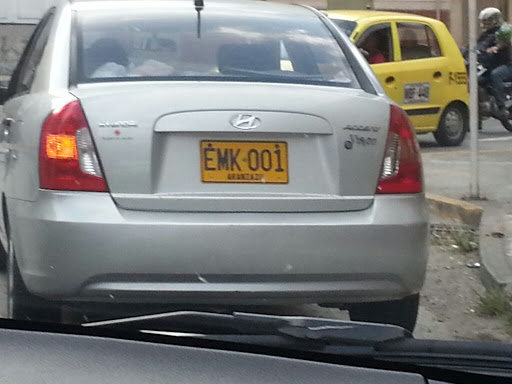
#> input picture images_Placas/EMK001_Internet.jpg, 512 x 384 px; its folder holds only this picture in this run
$ python plate_detect.py
#> lines starting #> are read from the running program, lines starting #| are printed output that depends on the picture; after the words box and inside, x2 and y2 are one past the last pixel; in counts of white or black regions, pixels touching at a corner belong together
# Librerías
import cv2
import numpy as np
import pytesseract
import glob
import re
import imutils

#Para windows, hay que especificar la ruta de tesseract
pytesseract.pytesseract.tesseract_cmd = r'C:\Program Files\Tesseract-OCR\tesseract.exe'

#open files images jpg
def load_images(path_name):
    """
    - Name: load_images
    - Description: Carga las imagenes jpg del Path seleccionado
    - Parameters:
        - path_name: nombre del path o la ruta de la carpeta
    - Returns:
        - names: Lista con los archivos jpg que contenga el path
        - iterations: número de imágenes, tamaño de names
    """
    names = glob.glob(path_name+"*.jpg")
    print("Imágenes detectadas: ", len(names))
    iterations = range(len(names))
    return names, iterations

def read_and_filter_images(name):
    """
    - Name: read_and_filter_images
    - Description: Lee y filtra las imagenes.
        - Se aplica primero un filtro para reducir el ruido de la imagen mientras
            se preservan los bordes nítidos (bilateralFilter).
        - Luego se aplica un filtro HSV para segmentar y manipular imágenes en
            función de los colores. Hue (tono), Saturation (saturación) y Value (valor o brillo)
    - Parameters:
        - names: nombre de la imagen
    - Returns:
        - img: imagen original
        - img_filterHSV: imagen filtrada
    """
#> called with name = 'images_Placas/EMK001_Internet.jpg'
    img = cv2.imread(name)  # Se lee la imagen
#> img is the input picture: shape (384, 512, 3); mean B, G, R 125.5, 126.9, 126
    img_clean = cv2.bilateralFilter(img.copy(), -1, 5, 5)  # Se reduce el ruido
    # Definir los valores para el filtro HSV
    lower = np.array([35/2,90,90])
    upper = np.array([90/2,255,255])
    hsv = cv2.cvtColor(img_clean.copy(), cv2.COLOR_BGR2HSV)
#> hsv: shape (384, 512, 3); mean H, S, V 85.1, 38.4, 134.6
    # Aplicación del umbral para obtener colores específicos
    hsv_mask = cv2.inRange(hsv.copy(), lower, upper)
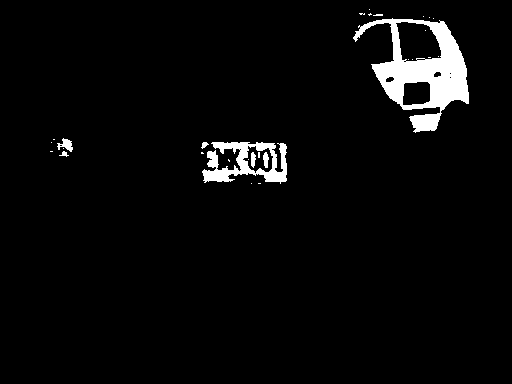
#> hsv_mask: shape (384, 512); 3.7% white; 29 white regions (22 under 20 px), largest, box (x1, y1, x2, y2) and area: (353, 18, 469, 133) 5119, (202, 142, 287, 184) 1768, (57, 138, 73, 152) 116
    # Aplicar las operaciones morfológicas
    struct_elem_mask = cv2.getStructuringElement(cv2.MORPH_RECT,(20,20))
    closing_mask = cv2.morphologyEx(hsv_mask.copy(),
                                    cv2.MORPH_CLOSE,struct_elem_mask)  # para cerrar pequeños agujeros dentro de los objetos
#> closing_mask: shape (384, 512); 5% white; 3 white regions, box (x1, y1, x2, y2) and area: (354, 0, 470, 134) 6137, (202, 143, 288, 185) 3408, (51, 139, 74, 158) 307
    opening_mask = cv2.morphologyEx(closing_mask,
                                    cv2.MORPH_OPEN,struct_elem_mask)  # para eliminar pequeños objetos dentro del área de interés
#> opening_mask: shape (384, 512); 3.9% white; 2 white regions, box (x1, y1, x2, y2) and area: (382, 42, 469, 133) 4261, (204, 144, 289, 186) 3399
    img_filterHSV =  cv2.bitwise_and(img_clean,img_clean, mask=opening_mask)
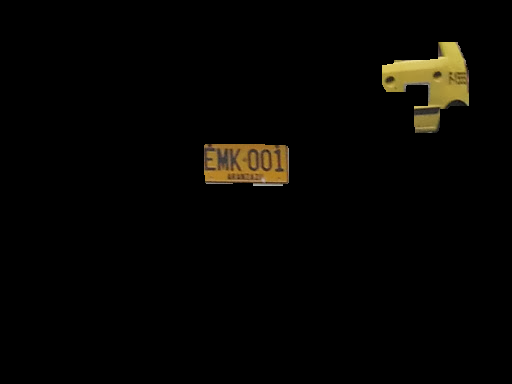
#> img_filterHSV: shape (384, 512, 3); mean B, G, R 2.3, 4.8, 5.8
    return img, img_filterHSV

def border_detect_and_count(image, sigma= 0.99):
    """
    - NAME: border_detect_and_count
    - DESCRIPTION: Detección de bordes utilizando el algoritmo de Canny
    con umbrales superior e inferior generados estadísticamente.
    - PARAMETERS:
        - image: imagen de entrada para detectar bordes
        - sigma: valor de sigma para calcular los umbrales según el valor mediano
    - RETURNS:
        - bordes: imagen filtrada de salida del mismo tamaño que la entrada
        con los bordes
    """
#> called with sigma = 0.99
    v = np.median(image)  # Cálculo de la mediana de las intensidades de píxeles
#> v = 0
    # Aplicación automática de la detección de bordes de Canny usando la mediana
    lower = int(max(0, (1.0 - sigma) * v))
#> lower = 0
    upper = int(min(255, (1.0 + sigma) * v))
#> upper = 0
    edged = cv2.Canny(image, lower, upper)
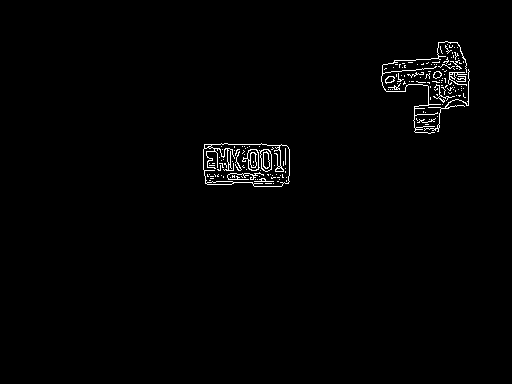
#> edged: shape (384, 512); 1.2% white in thin lines or dots, all inside (x1, y1, x2, y2) = (203, 41, 470, 187)
    contours, _ = cv2.findContours(edged.copy(), cv2.RETR_EXTERNAL,
                                           cv2.CHAIN_APPROX_SIMPLE)  # encontrar contornos. RETR_EXTERNAL recupera solo los contornos externos y descarta los contornos anidados.
#> contours = 98 contours, 92 with area under 20; largest, box (x1, y1, x2, y2) and area: (203, 143, 290, 187) 3394, (385, 76, 395, 84) 46, (433, 71, 442, 79) 42, (448, 72, 467, 86) 36, (381, 41, 467, 134) 22, (424, 69, 470, 132) 20
    return contours

def get_boxes_and_filter5(img_original, contours):
    """
    - NAME: get_boxes_and_filter5
    - DESCRIPTION: Obtención de los recuadros de los bordes encontrados
    y se escogen los 5 bordes con áreas más grandes. También se grafica los 5 recuadros sobre la imagen
    - PARAMETERS:
        - img_original: imagen original
        - contours: contronos encontrados en la imagen
    - RETURNS:
        - contours5: contiene 5 contornos de los recuadros con las mayores áreas
    """
    # Se obtienen los recuadros para cada contorno encontrado en la imagen
    rectangles_pre = []
    for j in range(len(contours)):
        rect = cv2.minAreaRect(contours[j])
        approx = cv2.boxPoints(rect)
        approx = approx.astype(int)  # MOD EDU
        rectangles_pre.append(approx.reshape(4,1,2))
    # Filtrado de los 5 recuadros con mayor área de cuadro, "ojito, puede cambiar dependiendo de la distacia de las placas en las imágenes"
    contours5 = sorted(rectangles_pre,key=cv2.contourArea, reverse = True)[:5]
    # Se dibuja la imagen de los 5 recuadros
    area5_contours = cv2.drawContours(img_original.copy(), contours5,
                                       -1, (0, 255, 0), 2)
    cv2.imshow('5_recuadros', area5_contours)
    return contours5

def filter_aspectratio(contours):
    """
    - NAME: filter_aspectratio
    - DESCRIPTION: Se filtran los recuadros por el por su aspect ratio
    - PARAMETERS:
        - contours: contronos encontrados en la imagen
    - RETURNS:
        - the_rectangle: contiene el recuadro de la placa
    """
    error = 100
    for i in range(len(contours)):
        rect = cv2.minAreaRect(contours[i])  # Calcula el rectángulo de área mínima que puede encerrar el contorno actual (con rotación permitida).
        approx = cv2.boxPoints(rect)  # Obtiene los cuatro puntos del rectángulo rotado.
        approx = approx.astype(int)  # Convierte las coordenadas a enteros.
        [x, y, w, h] = cv2.boundingRect(approx)  # Calcula las medidas del cuadro delimitador sin rotación.
        aspect_ratio = w/h  # Se calcula el aspect ratio
        #### Para colombia las medidas de las placas son 330 mm de ancho y 160 mm de alto
        aspect_error = abs(2-aspect_ratio)  # es la diferencia absoluta entre la relación de aspecto calculada y la relación de aspecto teórica deseada que es 2
        # Se deja el recuadro con el menor error
        if(aspect_error < error):  # Si el aspect_error actual es menor que el error anterior, se actualiza el error y se guarda el cuadro delimitador
            error = aspect_error
            the_rectangle = approx.reshape(4,1,2)
        # [7 lines of commented-out code are left out]
        return the_rectangle

def transformada_perspectiva(img, bound):
    """
    - NAME: transformada_perspectiva
    - DESCRIPTION: Esta función realiza una transformación de perspectiva en una placa utilizando
    una imagen original y un cuadro delimitador de 4 puntos.
    - PARAMETERS:
        - img: imagen original
        - bound: 4 puntos del recuadro de la placa
    - RETURNS:
        - warped: contiene la transformada de perspectiva
        - corner_plate: Esquinas de la placa
    """
    # Se halla la forma de la imagen
    h, w, _ = img.shape
    # Se halla las coordenadas de la imagen
    img_corners= np.float32(np.array([[0,0],
                           [w-1,0],
                           [w-1, h-1],
                           [0, h-1]]))

    # Ordenar los puntos en sentido de las agujas del reloj
    rect = np.zeros((4, 2), dtype="float32")  # Crea una lista de coordenadas que estará ordenada en el sentido de las agujas del reloj: la primera entrada será la esquina superior izquierda
    s = bound.sum(axis=1)
    rect[0] = bound[np.argmin(s)]
    rect[2] = bound[np.argmax(s)]
    diff = np.diff(bound, axis=1)
    rect[1] = bound[np.argmin(diff)]
    rect[3] = bound[np.argmax(diff)]
    # Ya se han ordenado los puntos en sentido de las agujas del reloj
    bound2 = rect

    # Redimensionar el tamaño del recuadro
    plate_2 = img.copy()
    xt = 0
    yt = 0
    bound3 = np.array([[bound2[0,0]-xt, bound2[0,1]-yt],
                       [bound2[1,0]+xt, bound2[1,1]-yt],
                       [bound2[2,0]+xt, bound2[2,1]+yt],
                       [bound2[3,0]-xt, bound2[3,1]+yt]], dtype=np.uint16)

    bound3_f = np.float32(bound3)

    # Obtener la matriz de transformación de perspectiva
    T = cv2.getPerspectiveTransform(bound3_f, img_corners)

    # Retornar la imagen transformada y la imagen original con las esquinas del cuadro delimitador
    warped = cv2.warpPerspective(img.copy(), T, (w,h))

    # RETURN warped image and original image+corners of bounding box
    return warped

def plate_processing(plate):
    """
    - NAME: plate_processing
    - DESCRIPTION: Esta función procesa la imagen de la placa detectada.
    La convierte a escala de grises, la filtra para eliminar ruido y resaltar los caracteres
    - PARAMETERS:
        - plate: imagen de la placa
    - RETURNS:
        - final: imagen de la placa procesada
    """
    gray = cv2.cvtColor(plate, cv2.COLOR_BGR2GRAY) # Convertimos la imagen a escala de grises
    # Aplicamos thresholding automático con el algoritmo de Otsu. Esto hará que el texto se vea blanco, y los elementos
    # del fondo sean menos prominentes.
    thresholded = cv2.threshold(gray, 0, 255, cv2.THRESH_BINARY_INV | cv2.THRESH_OTSU)[1]

    #Calculamos y normalizamos la transformada de distancia.
    dist = cv2.distanceTransform(thresholded, cv2.DIST_L2, 5)
    dist = cv2.normalize(dist, dist, 0, 1.0, cv2.NORM_MINMAX)
    dist = (dist*255).astype('uint8')
    # Aplicamos thresholding al resultado de la operación anterior, y mostramos el resultado en pantalla.
    dist = cv2.threshold (dist, 0, 255, cv2.THRESH_BINARY | cv2.THRESH_OTSU)[1]

    # Aplicamos apertura para desconectar manchas y blobs de los elementos que nos interesan (los números)
    kernel = cv2.getStructuringElement (cv2.MORPH_ELLIPSE, (7, 7))
    opening = cv2.morphologyEx(dist, cv2.MORPH_OPEN, kernel)

    # Hallamos los contornos de los números en la imagen.
    contours = cv2.findContours(opening.copy(), cv2.RETR_EXTERNAL, cv2.CHAIN_APPROX_SIMPLE)
    contours = imutils.grab_contours(contours)

    chars = []
    for contour in contours:
        x, y, w, h = cv2.boundingRect(contour)
        # Solo los contornos grandes perdurarán, ya que corresponden a los números que nos interesan.
        if w >= 35 and h >= 90:
            chars.append(contour)
    # Hallamos la cáscara convexa que envuelve todos los números.
    chars = np.vstack([chars[i] for i in range(0, len(chars))])
    hull = cv2.convexHull(chars)

    # Creamos una máscara y la alargamos.
    mask = np.zeros(plate.shape[:2], dtype='uint8')
    cv2.drawContours(mask, [hull], -1, 255, -1)
    mask = cv2.dilate(mask, None, iterations=2)

    # Aplicamos la máscara para aislar los números del fondo.
    final = cv2.bitwise_and(opening, opening, mask=mask)
    cv2.imshow('PLATE', final)
    return final

#main
#path imgaes
path_name = 'images_Placas/'
names, iterations = load_images(path_name)  # Se cargan las imágenes del path

for i in iterations:  # Se recorre cada imagen
    print("Iteración: ", i+1)
    img_original, img_filter = read_and_filter_images(names[i])  # Se filtra la imagen
    contours = border_detect_and_count(img_filter)  # Se hallan los contornos
    area5_contours = get_boxes_and_filter5(img_original, contours)
#> the loop in get_boxes_and_filter5, `for j in range(len(contours)):` made 98 passes
#> (rect, approx) on passes 1 to 4: (((246, 164.5), (43, 86), -90), [[289, 186], [203, 186], [203, 143], [289, 143]]), (((426.5, 124), (0, 3), -90), [[428, 124], [425, 124], [425, 124], [428, 124]]), (((429, 119), (0, 0), -90), [[429, 119], [429, 119], [429, 119], [429, 119]]), (((426, 120.3), (18.21, 3.49), -3.58), [[417, 122], [416, 119], [435, 118], [435, 121]])
#> after the loop in get_boxes_and_filter5, `for j in range(len(contours)):`: rectangles_pre = 98 items
#> in get_boxes_and_filter5, `contours5 = sorted(rectangles_pre,key=cv2.contourArea, reverse = True)..`: contours5 = [[[405, 143], [374, 67], [455, 35], [485, 111]], [[289, 186], [203, 186], [203, 143], [289, 143]], [[432, 138], [414, 119], [468, 68], [485, 87]], [[446, 106], [429, 93], [436, 83], [454, 96]], [[466, 85], [448, 85], [448, 72], [466, 72]]]
#> area5_contours has the same summary as contours5 in get_boxes_and_filter5
#> the loop in filter_aspectratio, `for i in range(len(contours)):` made 1 pass
#> (rect, x, y, w, h, aspect_ratio, aspect_error, error) on pass 1: (((429.6, 89.17), (87.09, 82.07), -21.56), 374, 35, 112, 109, 1.03, 0.972, 0.972)
#> after the loop in filter_aspectratio, `for i in range(len(contours)):`: error = 0.972
    rectangle_placa = filter_aspectratio(area5_contours)
#> rectangle_placa = [[404, 143], [374, 67], [455, 35], [485, 111]]
    trans_prespect = transformada_perspectiva(img_original, np.int32(rectangle_placa.reshape(4,2)))
#> in transformada_perspectiva, `s = bound.sum(axis=1)`: s = [547, 441, 490, 596]
#> in transformada_perspectiva, `diff = np.diff(bound, axis=1)`: diff = [-261, -307, -420, -374]
#> in transformada_perspectiva, `warped = cv2.warpPerspective(img.copy(), T, (w,h))`:
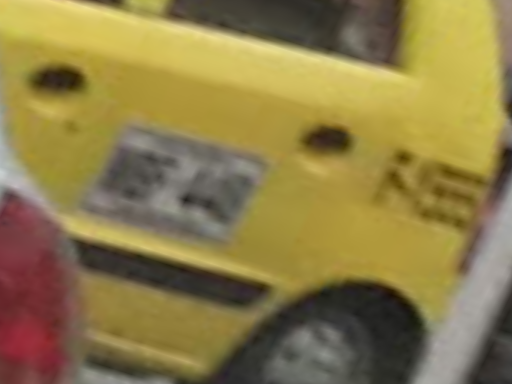
#> warped: shape (384, 512, 3); mean B, G, R 73.1, 124.7, 141.4
    plate_image = plate_processing(trans_prespect)
#> in plate_processing, `gray = cv2.cvtColor(plate, cv2.COLOR_BGR2GRAY)`:
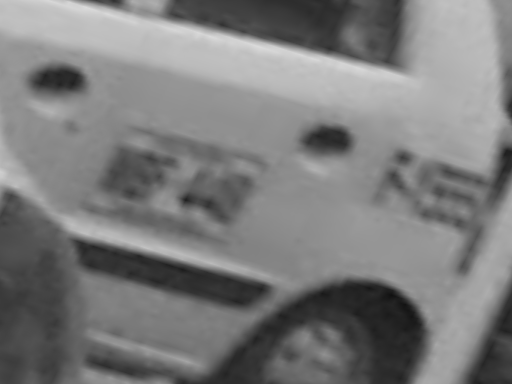
#> gray: shape (384, 512); min 16, max 219, mean 123.8
#> in plate_processing, `opening = cv2.morphologyEx(dist, cv2.MORPH_OPEN, kernel)`:
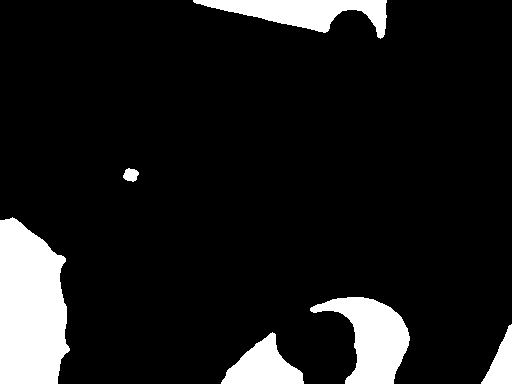
#> opening: shape (384, 512); 10.7% white; 6 white regions
#> in plate_processing, `contours = cv2.findContours(opening.copy(), cv2.RETR_EXTERNAL, cv2.CHA..`: contours = 6 contours; box (x1, y1, x2, y2) and area: (0, 217, 70, 384) 9346, (310, 297, 410, 384) 4394, (193, 0, 387, 39) 3370, (221, 332, 304, 384) 2216, (481, 324, 512, 384) 882, (123, 168, 139, 182) 138
#> the loop in plate_processing, `for contour in contours:` made 6 passes
#> (x, y, w, h) on passes 1 to 6: (221, 332, 83, 52), (481, 324, 31, 60), (310, 297, 100, 87), (0, 217, 70, 167), (123, 168, 16, 14), (193, 0, 194, 39)
#> after the loop in plate_processing, `for contour in contours:`: chars = 1 contour; box (x1, y1, x2, y2) and area: (0, 217, 70, 384) 9346
#> in plate_processing, `chars = np.vstack([chars[i] for i in range(0, len(chars))])`: chars = contour of 78 points, box (x1, y1, x2, y2) (0, 217, 70, 384), area 9346
#> in plate_processing, `hull = cv2.convexHull(chars)`: hull = contour of 11 points, box (x1, y1, x2, y2) (0, 217, 70, 384), area 9858
#> in plate_processing, `final = cv2.bitwise_and(opening, opening, mask=mask)`:
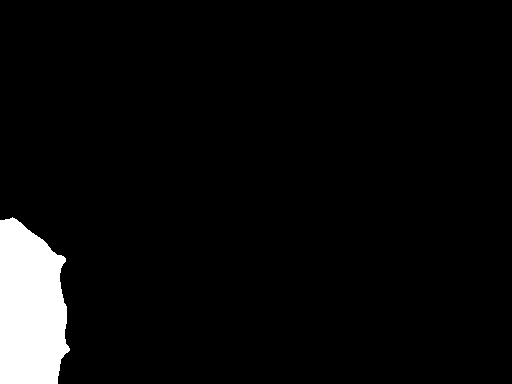
#> final: shape (384, 512); 4.9% white; 1 white region, box (x1, y1, x2, y2) and area: (0, 217, 70, 384) 9553
#> (the run stopped early here; a loop or call above may not have finished)
